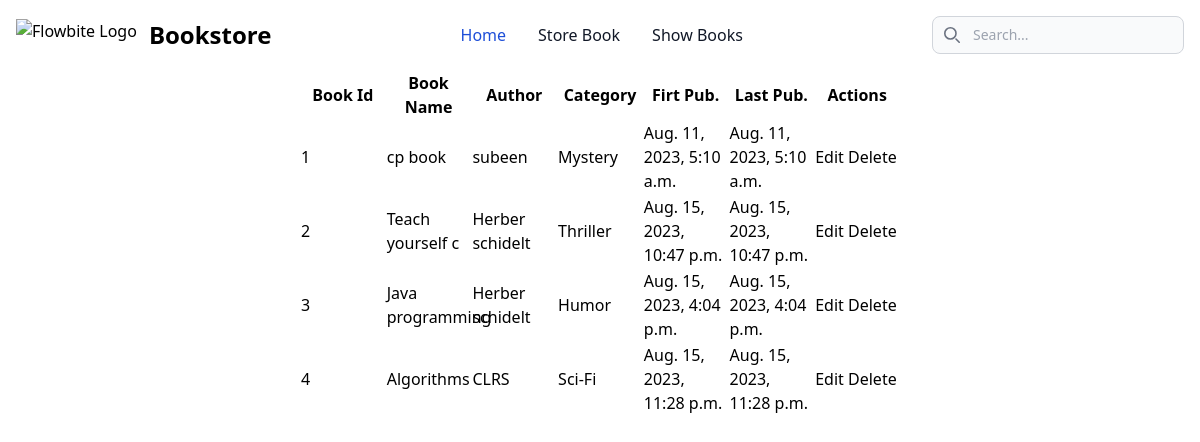
Page /showbooks/ on the earlier database version.
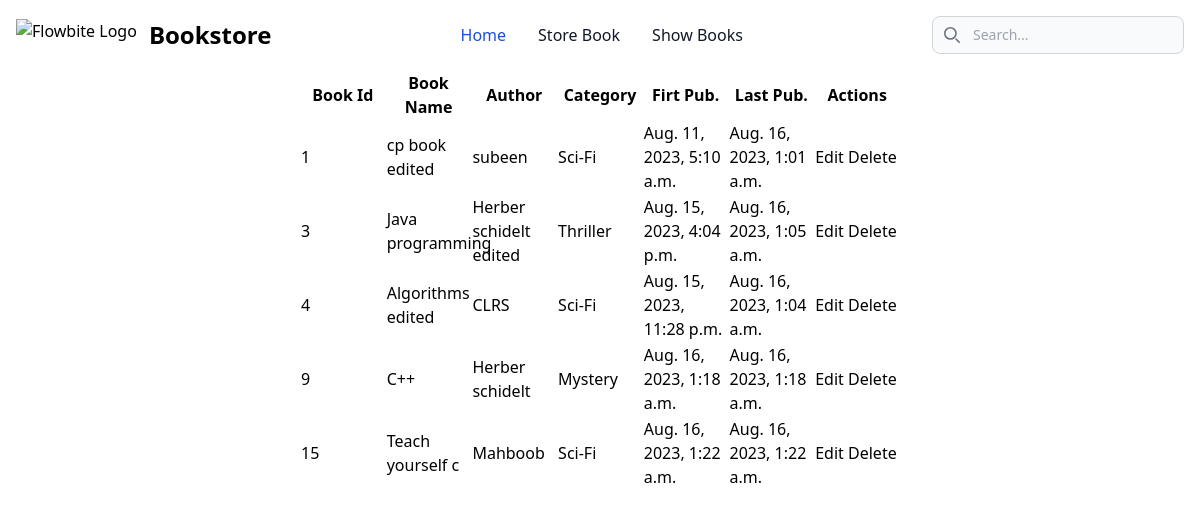
Same page on the later database version.
### book/models.py (models this page shows)
class BookStoreModel(models.Model):
    CATEGORY = (
    ('Mystery', 'Mystery'),
    ('Thriller', 'Thriller'),
    ('Sci-Fi', 'Sci-Fi'),
    ('Humor', 'Humor'),
    ('Horror', 'Horror'),
    )
    id = models.IntegerField(primary_key=True)
    book_name = models.CharField(max_length=30)
    author = models.CharField(max_length=30)
    category = models.CharField(max_length=30, choices=CATEGORY)
    first_pub = models.DateTimeField(auto_now_add=True) # django ekdom first date
    last_pub = models.DateTimeField(auto_now=True) # erpor joto update korbo sei date dekhabe

### book/views.py (the view)
# urls.py: path('showbooks/',showBooks,name="showbooks"),
def showBooks(request):
    books=BookStoreModel.objects.all()
    return render(request,'showBooks.html',{'books':books})

### book/templates/showBooks.html
{% extends 'base.html'%}
{% block content%}
    <table class="table-fixed border-spacing-px" style="width:50%; margin:auto;">
        <thead>
            <tr>
                <th>Book Id</th>
                <th>Book Name</th>
                <th>Author</th>
                <th>Category</th>
                <th>Firt Pub.</th>
                <th>Last Pub. </th>
                <th>Actions</th>
            </tr>
        </thead>
        <tbody>
            {% for book in books %}
                <tr>
                    <td>{{book.id}}</td>
                    <td>{{book.book_name}}</td>
                    <td>{{book.author}}</td>
                    <td>{{book.category}}</td>
                    <td>{{book.first_pub}}</td>
                    <td>{{book.last_pub}}</td>
                    <td>
                        <a href="{% url 'edit-book' id=book.id %}" class="btn btn-danger">Edit</a>
                        <a href="{% url 'delete-book' id=book.id %}">Delete</a>
                    </td>
                </tr>
            {% endfor %}
        </tbody>
    </table>
{% endblock %}

### templates/base.html (shortened to what this page needs)
<!DOCTYPE html>
<html lang="en">
<head>
    <script src="https://cdn.tailwindcss.com"></script>
</head>
<body>
<nav class="bg-white border-gray-200 dark:bg-gray-900">
    <div class="max-w-screen-xl flex flex-wrap items-center justify-between mx-auto p-4">
    <a href="https://flowbite.com/" class="flex items-center">
        <img src="https://flowbite.com/docs/images/logo.svg" class="h-8 mr-3" alt="Flowbite Logo" />
        <span class="self-center text-2xl font-semibold whitespace-nowrap dark:text-white">Bookstore</span>
    </a>
    <div class="flex md:order-2">
      <div class="relative hidden md:block">
        <div class="absolute inset-y-0 left-0 flex items-center pl-3 pointer-events-none">
        </div>
        <input type="text" id="search-navbar" class="block w-full p-2 pl-10 text-sm text-gray-900 border border-gray-300 rounded-lg bg-gray-50 focus:ring-blue-500 focus:border-blue-500 dark:bg-gray-700 dark:border-gray-600 dark:placeholder-gray-400 dark:text-white dark:focus:ring-blue-500 dark:focus:border-blue-500" placeholder="Search...">
      </div>
    </div>
      <div class="items-center justify-between hidden w-full md:flex md:w-auto md:order-1" id="navbar-search">
        <ul class="flex flex-col p-4 md:p-0 mt-4 font-medium border border-gray-100 rounded-lg bg-gray-50 md:flex-row md:space-x-8 md:mt-0 md:border-0 md:bg-white dark:bg-gray-800 md:dark:bg-gray-900 dark:border-gray-700">
          <li>
            <a href="{% url 'home_page' %}" class="block py-2 pl-3 pr-4 text-white bg-blue-700 rounded md:bg-transparent md:text-blue-700 md:p-0 md:dark:text-blue-500" aria-current="page">Home</a>
          </li>
          <li>
            <a href="{% url 'storebook' %}" class="block py-2 pl-3 pr-4 text-gray-900 rounded hover:bg-gray-100 md:hover:bg-transparent md:hover:text-blue-700 md:p-0 md:dark:hover:text-blue-500 dark:text-white dark:hover:bg-gray-700 dark:hover:text-white md:dark:hover:bg-transparent dark:border-gray-700">Store Book</a>
          </li>
          <li>
            <a href="{% url 'showbooks' %}" class="block py-2 pl-3 pr-4 text-gray-900 rounded hover:bg-gray-100 md:hover:bg-transparent md:hover:text-blue-700 md:p-0 dark:text-white md:dark:hover:text-blue-500 dark:hover:bg-gray-700 dark:hover:text-white md:dark:hover:bg-transparent dark:border-gray-700">Show Books</a>
          </li>
        </ul>
      </div>
    </div>
  </nav>
  {% block content %}
  {% endblock %}
</body>
</html>

Differences in the rows shown:
removed BookStoreModel: id "2", book_name "Teach yourself c", author "Herber schidelt", category "Thriller", first_pub "Aug. 15, 2023, 10:47 p.m.", last_pub "Aug. 15, 2023, 10:47 p.m."
changed BookStoreModel "subeen": book_name "cp book" → "cp book edited"; category "Mystery" → "Sci-Fi"; last_pub "Aug. 11, 2023, 5:10 a.m." → "Aug. 16, 2023, 1:01 a.m."
changed BookStoreModel "Java programming": author "Herber schidelt" → "Herber schidelt edited"; category "Humor" → "Thriller"; last_pub "Aug. 15, 2023, 4:04 p.m." → "Aug. 16, 2023, 1:05 a.m."
changed BookStoreModel "CLRS": book_name "Algorithms" → "Algorithms edited"; last_pub "Aug. 15, 2023, 11:28 p.m." → "Aug. 16, 2023, 1:04 a.m."
added BookStoreModel: id "9", book_name "C++", author "Herber schidelt", category "Mystery", first_pub "Aug. 16, 2023, 1:18 a.m.", last_pub "Aug. 16, 2023, 1:18 a.m."
added BookStoreModel: id "15", book_name "Teach yourself c", author "Mahboob", category "Sci-Fi", first_pub "Aug. 16, 2023, 1:22 a.m.", last_pub "Aug. 16, 2023, 1:22 a.m."
